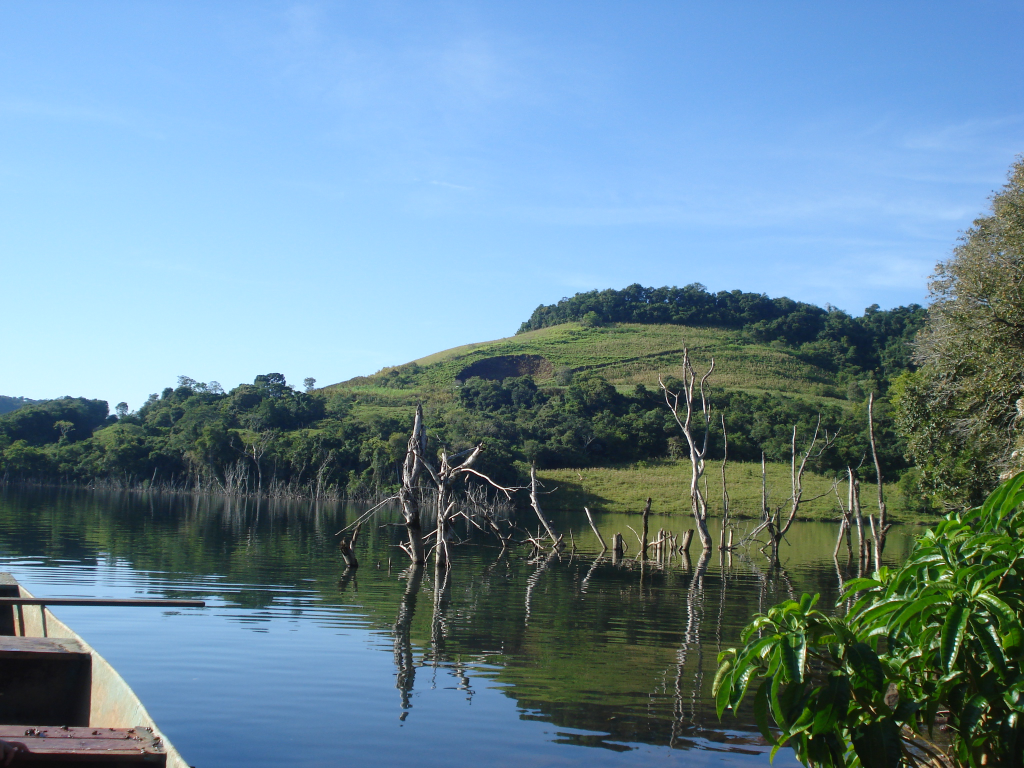
#> input picture aulas/aula200/original.jpg, 2048 x 1536 px, found by its file name (shown at 1/2 size)
$ python main.py
#> lines starting #> are read from the running program, lines starting #| are printed output that depends on the picture
# Pillow: redimensionando imagens com Python
# Essa biblioteca é o Photoshop do Python 😂

from pathlib import Path
from PIL import Image

ROOT_FOLDER = Path(__file__).parent
ORIGINAL = ROOT_FOLDER / 'original.JPG'
NEW_IMAGE = ROOT_FOLDER / ' new.JPG'

pil_image = Image.open(ORIGINAL)
#> pil_image is the input picture: PIL image 2048x1536 RGB; mean R, G, B 105, 136.4, 152.6
width, height = pil_image.size
#> width = 2048; height = 1536
exif = pil_image.info['exif']

# width     new_width
# height    ??

new_width = 640
new_height = round(height * new_width / width)
#> new_height = 480
new_image = pil_image.resize(size=(new_width, new_height))
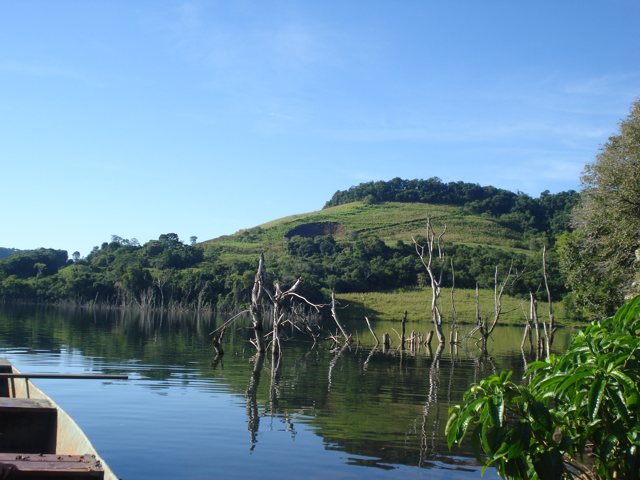
#> new_image: PIL image 640x480 RGB; mean R, G, B 105, 136.4, 152.6
new_image.save(
    NEW_IMAGE,
    optimize=True,
    quality=70,
    # exif=exif,
)
